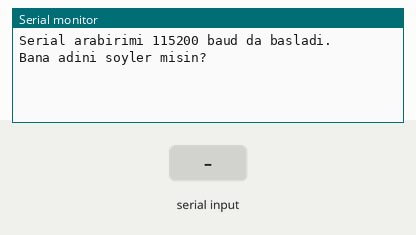
A sketch run on a simulated Arduino Uno, built with avr-gcc and run on an emulated ATmega328P. On the bench: the last lines printed to the serial monitor. The inputs (shaded band) are chosen by the test bench.

Above: at 1.2 s.
1.3 s: "1" received over Serial
At 3.5 s:
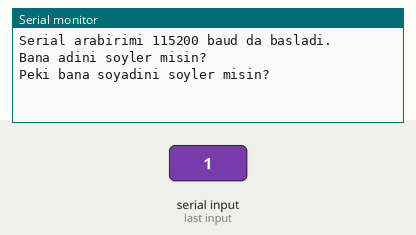
3.8 s: "0" received over Serial
At 5.6 s:
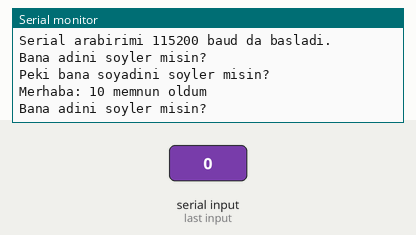

The sketch:

1-serial-bana-adini-soyle.ino
```cpp
String isim = "";
String soyisim = "";

void setup() {
  Serial.begin(115200);
  Serial.println("Serial arabirimi 115200 baud da basladi.");
}

void loop() {
  Serial.println("Bana adini soyler misin? ");
  while (Serial.available() == 0);
  isim = Serial.readString();

  Serial.println("Peki bana soyadini soyler misin? ");
  while (Serial.available() == 0);
  soyisim = Serial.readString();

  Serial.println("Merhaba: " + isim + soyisim + " memnun oldum\n");
}
```

Measured:
- after the input at 1.3 s, the serial monitor: prints a new line after 1.0 s (image 1)
- after the input at 3.8 s, the serial monitor: prints a new line after 1.0 s (image 2)
